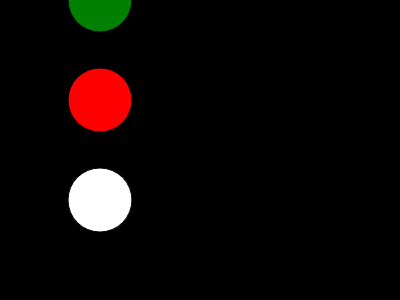
Frame 1 (no input)
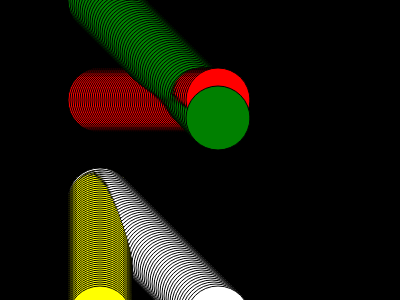
Frame 60 (no input)
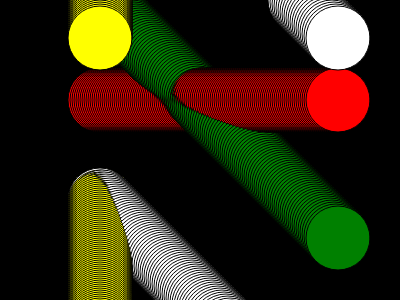
Frame 120 (the mouse pressed at the canvas centre since frame 60)

The p5.js sketch that drew these frames (run headless with seeded random() and noise() and a simulated clock; from frame 60 on, the mouse is pressed at the canvas centre):

// p5.js sketch
// ── sketch.js
// https://editor.p5js.org/jht9629-nyu/sketches/mupQOIvCw
// many circles object literal

let c1 = { x: 100, y: 100, c: "red", sx: 2, sy: 0 };

let c2 = { x: 100, y: 200, c: "yellow", sx: 0, sy: 2 };

let c3 = { x: 100, y: 200, c: "white", sx: 2, sy: 2 };

let c4 = { x: 100, y: 0, c: "green", sx: 2, sy: 2 };

function setup() {
  createCanvas(400, 300);
  background(0);
  // noStroke()
  // picking random colors for a set of colors
  // let r = color(255,0,0,10)
  // let g = color(0, 255, 0, 10)
  // let y = color(255, 255, 0, 10)
  // c1.c = random([r,g,y,y,y])
  // c2.c = random([r,g,y])
}

function draw() {
  // background(0);
  draw_circle(c1);
  draw_circle(c2);
  draw_circle(c3);
  draw_circle(c4);
}

function draw_circle(cp) {
  fill(cp.c);
  circle(cp.x, cp.y, 64);
  cp.x = (cp.x + cp.sx) % width;
  cp.y = (cp.y + cp.sy) % width;
}

// https://editor.p5js.org/jht1493/sketches/sPa32siCE
// circle func

// https://editor.p5js.org/jht1493/sketches/LpHeTo9Hl
// circleX circleY

// function mousePressed() {
//   circleX = 0;
// }

// Make Your Own (Make Your Own Variable)
// Code! Programming with p5.js
// The Coding Train / Daniel Shiffman
// https://thecodingtrain.com/beginners/p5js/2.2-make-your-own.html
// https://youtu.be/dRhXIIFp-ys

// Make Your Own Variable: https://editor.p5js.org/codingtrain/sketches/xPXNdPy17
// Growing Circle Exercise: https://editor.p5js.org/codingtrain/sketches/ehbMJ-otC
